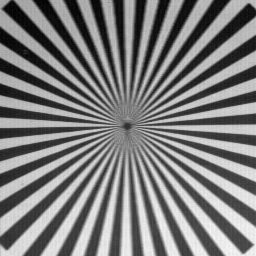
#> input picture Lab05/e20280lab05_segmentation/testpat1.tif, 256 x 256 px
$ jupyter execute lab-segmentation_prelab.ipynb   (older library calls are emulated)
#> lines starting #> are read from the running program, lines starting #| are printed output that depends on the picture; after the words box and inside, x2 and y2 are one past the last pixel; in counts of white or black regions, pixels touching at a corner belong together; long printed decimals are rounded
[cell 1]
import cv2 as cv
import numpy as np
from matplotlib import pyplot as plt

img = cv.imread('testpat1.tif',0)
#> img is the input picture: shape (256, 256); min 0, max 244, mean 124.7
#Magnitude spectrum of the image
f = np.fft.fft2(img)

[cell 2]
fshift = np.fft.fftshift(f)
magnitude_spectrum = 20 * np.log(np.abs(fshift))
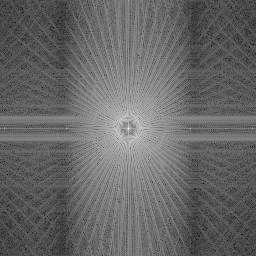
#> magnitude_spectrum: shape (256, 256) float64; min 17.94, max 318.3, mean 139.5; drawn with min black and max white

# Plot the original image and its magnitude spectrum
plt.figure(figsize=(10, 5))

plt.subplot(121)
plt.imshow(img, cmap='gray')
plt.title('Input Image')
plt.xticks([])
plt.yticks([])

plt.subplot(122)
plt.imshow(magnitude_spectrum, cmap='gray')
plt.title('Magnitude Spectrum')
plt.xticks([])
plt.yticks([])

plt.show()

# Plot the histogram of the image
plt.figure()
plt.hist(img.ravel(), 256, [0, 256])
plt.title('Histogram')
plt.show()
#> figure, not shown here; tallest bar 624 high, from x = 188 to 189

Explanation of the Magnitude Spectrum and FFT in Image Processing
The magnitude spectrum of an image shows the frequency components present in the image. It is a way to represent the image in the frequency domain rather than the spatial domain. Here's a step-by-step explanation of what the code does with the Fast Fourier Transform (FFT):

Read the Image:

The image is read in grayscale mode.

Compute the 2D Fourier Transform:

The 2D Fourier Transform is computed using np.fft.fft2(). This transforms the image from the spatial domain to the frequency domain. The result is a complex array where each element represents a frequency component of the image.

Shift the Zero Frequency Component to the Center:

The zero frequency component (DC component) is shifted to the center of the spectrum using np.fft.fftshift(). This makes it easier to visualize the frequency components.

Compute the Magnitude Spectrum:

The magnitude spectrum is computed by taking the logarithm of the absolute value of the shifted Fourier Transform. The logarithm is used to enhance the visibility of the spectrum, as the range of values can be very large.

Plot the Original Image and its Magnitude Spectrum:

The original image and its magnitude spectrum are plotted side by side for comparison. The magnitude spectrum shows the frequency components of the image, with low frequencies at the center and high frequencies at the edges.

Plot the Histogram of the Image:

The histogram of the image is plotted to show the distribution of pixel intensities.

Interpretation of the Magnitude Spectrum
Low Frequencies: These are located at the center of the magnitude spectrum and represent the overall structure and smooth variations in the image.
High Frequencies: These are located at the edges of the magnitude spectrum and represent the fine details and edges in the image.
By analyzing the magnitude spectrum, you can understand the frequency content of the image, which is useful in various image processing tasks such as filtering, compression, and enhancement.

[cell 3]
# Apply different thresholding techniques
_, thresh1 = cv.threshold(img, 120, 255, cv.THRESH_BINARY)
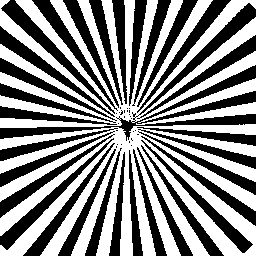
#> thresh1: shape (256, 256); 52.3% white; 56 black regions (24 under 20 px), largest, box (x1, y1, x2, y2) and area: (0, 3, 256, 141) 4421, (1, 0, 115, 114) 1340, (0, 138, 114, 250) 1232
_, thresh2 = cv.threshold(img, 120, 255, cv.THRESH_BINARY_INV)
_, thresh3 = cv.threshold(img, 120, 255, cv.THRESH_TRUNC)
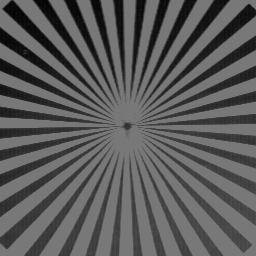
#> thresh3: shape (256, 256); min 0, max 120, mean 90.3
_, thresh4 = cv.threshold(img, 120, 255, cv.THRESH_TOZERO)
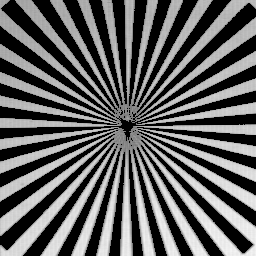
#> thresh4: shape (256, 256); min 0, max 244, mean 97.1
_, thresh5 = cv.threshold(img, 120, 255, cv.THRESH_TOZERO_INV)
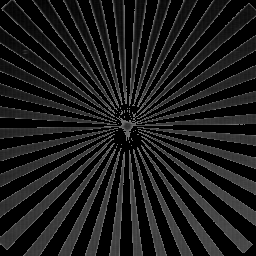
#> thresh5: shape (256, 256); min 0, max 120, mean 27.6

# Titles for the subplots
titles = ['Original Image', 'BINARY', 'BINARY_INV', 'TRUNC', 'TOZERO', 'TOZERO_INV']
images = [img, thresh1, thresh2, thresh3, thresh4, thresh5]

# Display images with different thresholding techniques
plt.figure(figsize=(10, 6))
for i in range(6):
    plt.subplot(2, 3, i + 1)
    plt.imshow(images[i], cmap='gray')
    plt.title(titles[i])
    plt.xticks([])
    plt.yticks([])

plt.show()

[cell 4]
# Apply median blur to reduce noise
img = cv.medianBlur(img, 5)

# Global Thresholding
ret, th1 = cv.threshold(img, 120, 255, cv.THRESH_BINARY)
#> th1: shape (256, 256); 53.3% white; 57 black regions (21 under 20 px), largest, box (x1, y1, x2, y2) and area: (139, 0, 230, 107) 1997, (112, 0, 147, 103) 1482, (2, 0, 113, 113) 1347

# Adaptive Mean Thresholding
th2 = cv.adaptiveThreshold(
    img, 255, cv.ADAPTIVE_THRESH_MEAN_C, cv.THRESH_BINARY, 11, 2
)
#> th2: shape (256, 256); 51.7% white; 45 black regions (18 under 20 px), largest, box (x1, y1, x2, y2) and area: (140, 138, 256, 256) 4108, (84, 146, 168, 256) 3019, (0, 0, 113, 114) 2278

# Adaptive Gaussian Thresholding
th3 = cv.adaptiveThreshold(
    img, 255, cv.ADAPTIVE_THRESH_GAUSSIAN_C, cv.THRESH_BINARY, 11, 2
)
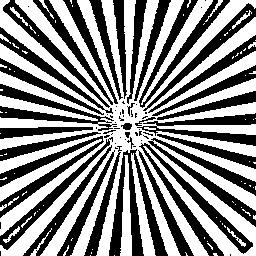
#> th3: shape (256, 256); 53.5% white; 72 black regions (39 under 20 px), largest, box (x1, y1, x2, y2) and area: (109, 149, 168, 256) 2203, (139, 143, 253, 256) 2143, (148, 138, 256, 227) 1801

# Titles for subplots
titles = [
    'Original Image',
    'Global Thresholding (v = 120)',
    'Adaptive Mean Thresholding',
    'Adaptive Gaussian Thresholding'
]

# Store images
images = [img, th1, th2, th3]

# Plot images
plt.figure(figsize=(10, 10))
for i in range(4):
    plt.subplot(2, 2, i + 1)
    plt.imshow(images[i], cmap='gray')
    plt.title(titles[i])
    plt.xticks([])
    plt.yticks([])

plt.show()

#### Automatic determination of the threshold

In this part of the exercise, we will demonstrate the success of K − means algorithm in automatic
determination of the threshold. We will use kmeans(). Output variable c of the function contains
the calculated centers of the classes in which we group the image pixel intensities.

[cell 5]
# Load the image in grayscale
img = cv.imread('testpat1.tif', 0)

# Reshape the image for k-means clustering
reshaped_image = np.float32(img.reshape(-1, 1))

# Set the number of clusters
number_of_clusters = 2

# Set the stop criteria for k-means
stop_criteria = (cv.TERM_CRITERIA_EPS + cv.TERM_CRITERIA_MAX_ITER, 100, 0.1)

# Apply k-means clustering
ret, labels, clusters = cv.kmeans(reshaped_image, number_of_clusters, None,
                                   stop_criteria, 10, cv.KMEANS_RANDOM_CENTERS)
#> ret = 55164564.7; clusters = [58.58, 186.4]

# Print the variables
print("ret:", ret) #  This is the compactness measure which is the sum of squared distances from each point to their corresponding centers.
#| ret: 55164564.652
print("labels:", labels) # This is an array of the same size as the input image, where each element is the cluster index (0, 1, ..., number_of_clusters-1) to which the corresponding pixel belongs.
#> (printed output is left out)
print("clusters:", clusters) # This is an array of size (number_of_clusters, 1) where each element is the centroid of the corresponding cluster.
#| clusters: [[ 58.582]
#|  [186.3887 ]]

# Convert clusters to uint8 type
clusters = np.uint8(clusters)
#> clusters = [58, 186]

# Reconstruct the clustered image
intermediate_image = clusters[labels.flatten()]
clustered_image = intermediate_image.reshape(img.shape)
#> clustered_image: shape (256, 256); values 58 (black) and 186 (white), 51.7% white; 49 black regions (18 under 20 px), largest, box (x1, y1, x2, y2) and area: (0, 0, 256, 144) 5628, (1, 0, 115, 114) 1350, (0, 138, 115, 250) 1242

# Display the clustered image
plt.imshow(clustered_image, cmap='gray')
plt.show()

#### Extraction of edges ( Canny Edge Detection )

For finding the edges in the image, we can use the function cv2.Canny(), which supports several
methods for finding the edges. The function gives a binary image (same dimensions as the input image), which contains only the detected edges from the input image.

[cell 6]
img = cv.imread('testpat1.tif',0)
edges = cv.Canny(img,100,200)
#> edges: shape (256, 256); 16.1% white in thin lines or dots
plt.imshow(edges,cmap = 'gray')
plt.title('Edge Image'), plt.xticks([]), plt.yticks([])
plt.show()

We will segment the textures based on selected features. First, for each pixel in the image, we
will calculate the selected feature on the defined neighborhood of the pixel Image containing the feature values is the image we will segment, 'Gabor kernel filter' used for this

[cell 7]
import numpy as np
import cv2

import matplotlib.pyplot as plt

img =cv2.imread('testpat1.tif',0)

ksize = 5
sigma = 5
theta = 1*np.pi/4
lamda = 1*np.pi/4
gamma=0.9
phi = 0.8

kernel = cv2.getGaborKernel((ksize, ksize), sigma, theta, lamda, gamma, phi, ktype=cv2.CV_32F)
fimg=cv2.filter2D(img, cv2.CV_8UC3, kernel)
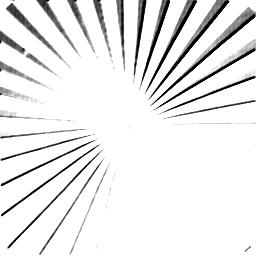
#> fimg: shape (256, 256); min 0, max 255, mean 234.7

kernel_resized = cv2.resize(kernel, (400, 400))
plt.subplot(1,3,1),plt.imshow(img, cmap='gray')
plt.subplot(1,3,2),plt.imshow(fimg, cmap='gray')
plt.subplot(1,3,3),plt.imshow(kernel_resized, cmap='gray')
plt.show()
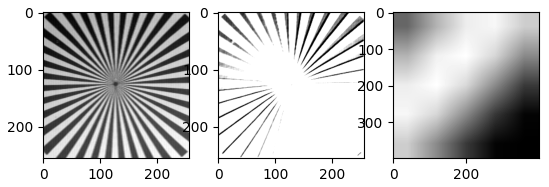
#> figure drawn by matplotlib, 3 panels

#### Image Inpainting

OpenCV implements two inpainting algorithms:

1. “An Image Inpainting Technique Based on the Fast Marching Method”, Alexandru Telea,
2004:
This is based on Fast Marching Method (FMM). Looking at the region to be inpainted,
the algorithm first starts with the boundary pixels and then goes to the pixels inside the
boundary. It replaces each pixel to be inpainted with a weighted sum of the pixels in the
background, with more weight given to nearer pixels and boundary pixels.

2. “Navier-Stokes, Fluid Dynamics, and Image and Video Inpainting”, Bertalmio, Marcelo,
Andrea L. Bertozzi, and Guillermo Sapiro, 2001: This algorithm is inspired by partial
differential equations. Starting from the edges (known regions) towards the unknown
regions, it propagates isophote lines (lines that join same-intensity points). Finally,
variance in an area is minimized to fill colors.

[cell 8]
import numpy as np
import cv2
from matplotlib import pyplot as plt

# Open the damaged image
img = cv2.imread('cat_damaged.png')
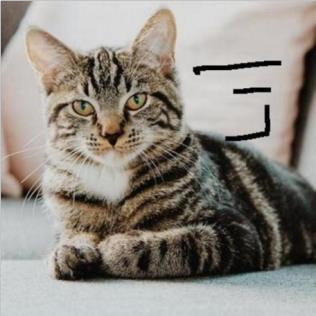
#> input picture Lab05/e20280lab05_segmentation/cat_damaged.png, 316 x 316 px
#> img is the input picture: shape (316, 316, 3); mean B, G, R 131.7, 139.3, 144.9

# Load the mask
mask = cv2.imread('cat_mask.png', 0)
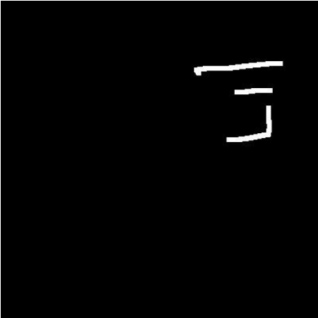
#> input picture Lab05/e20280lab05_segmentation/cat_mask.png, 318 x 318 px
#> mask is the input picture: shape (318, 318); min 0, max 255, mean 3.7

# Ensure the mask size matches the image size
if img.shape[:2] != mask.shape:
    mask = cv.resize(mask, (img.shape[1], img.shape[0]), interpolation=cv.INTER_NEAREST)
#> mask: shape (316, 316)

# Inpaint
dst = cv2.inpaint(img, mask, 3, cv2.INPAINT_NS)

# Write the output
cv2.imwrite('cat_inpainted.png', dst)

# Convert images from BGR to RGB for displaying with Matplotlib
img_rgb = cv2.cvtColor(img, cv2.COLOR_BGR2RGB)
dst_rgb = cv2.cvtColor(dst, cv2.COLOR_BGR2RGB)

# Plot the images
plt.figure(figsize=(15, 5))

plt.subplot(131)
plt.imshow(img_rgb)
plt.title('Damaged Image')
plt.xticks([]), plt.yticks([])

plt.subplot(132)
plt.imshow(mask, cmap='gray')
plt.title('Mask')
plt.xticks([]), plt.yticks([])

plt.subplot(133)
plt.imshow(dst_rgb)
plt.title('Inpainted Image')
plt.xticks([]), plt.yticks([])

plt.show()
